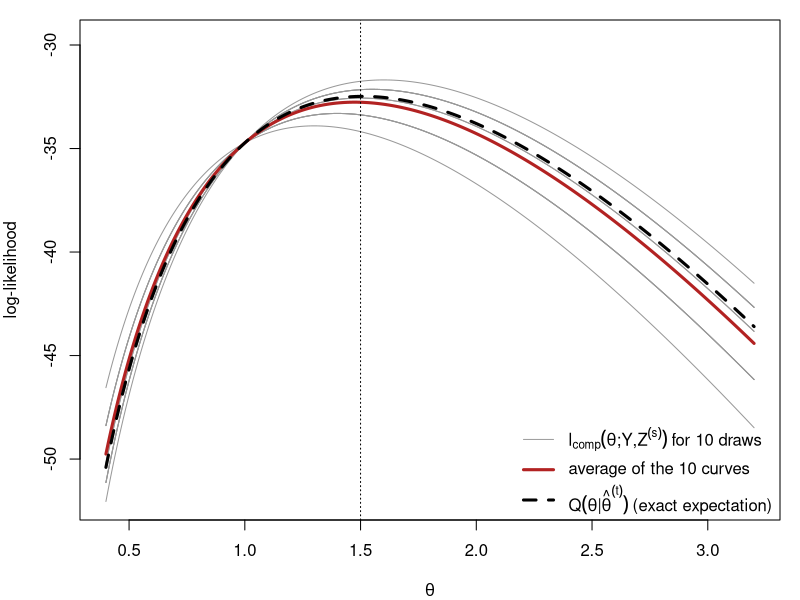
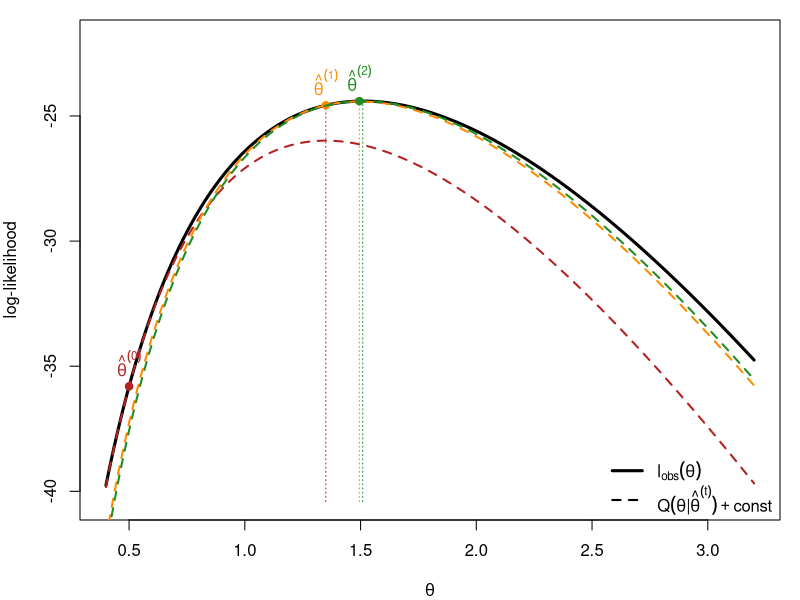
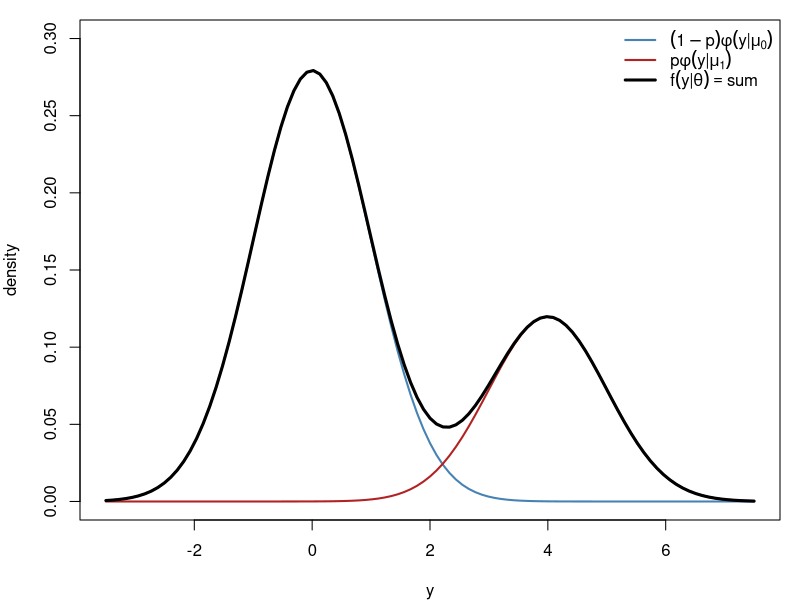
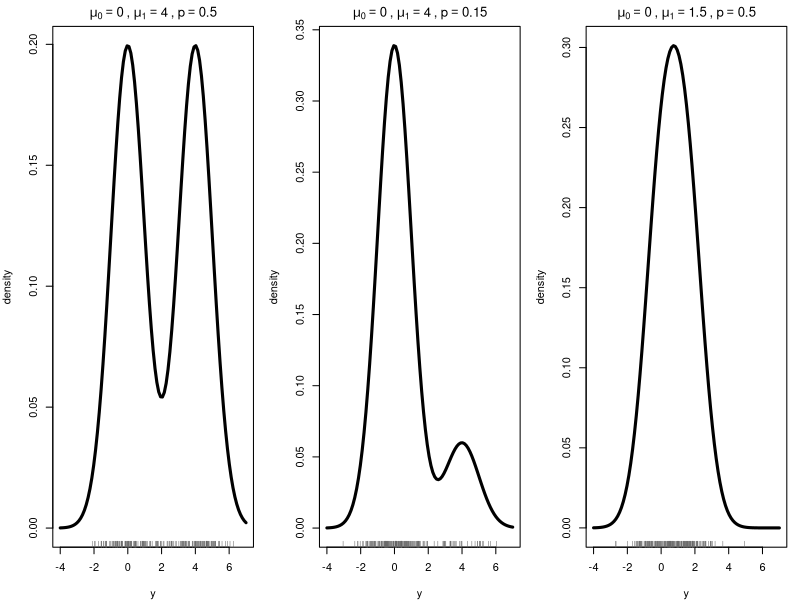
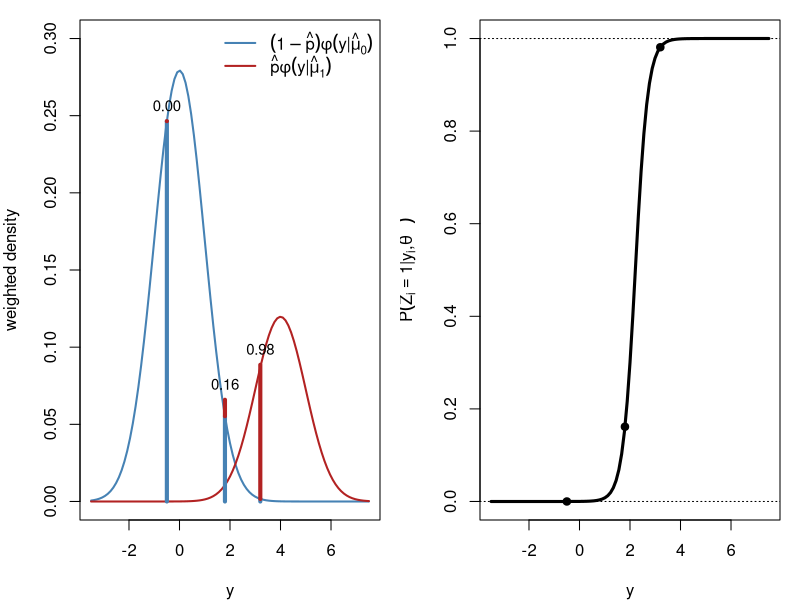
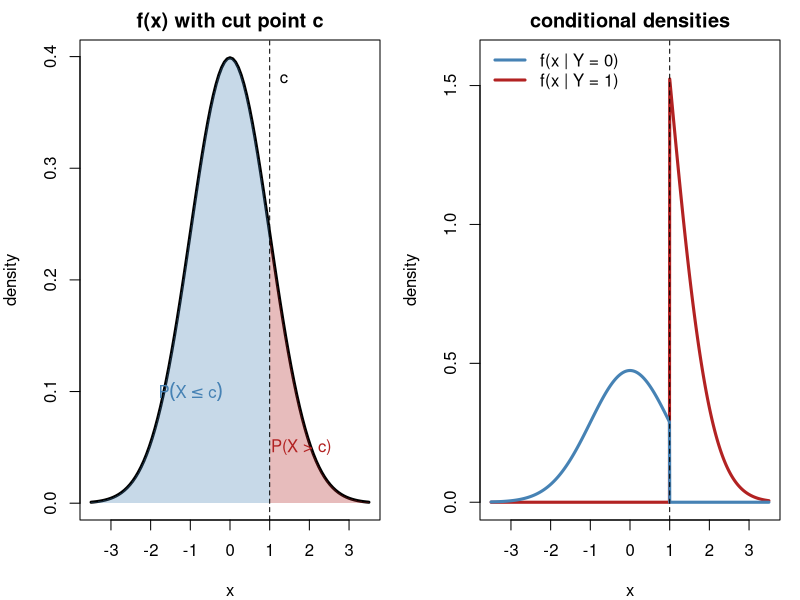
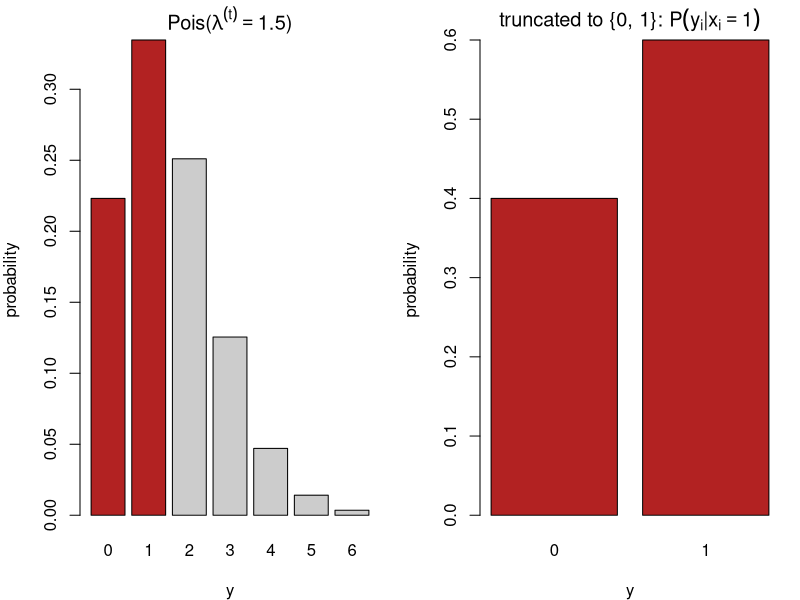
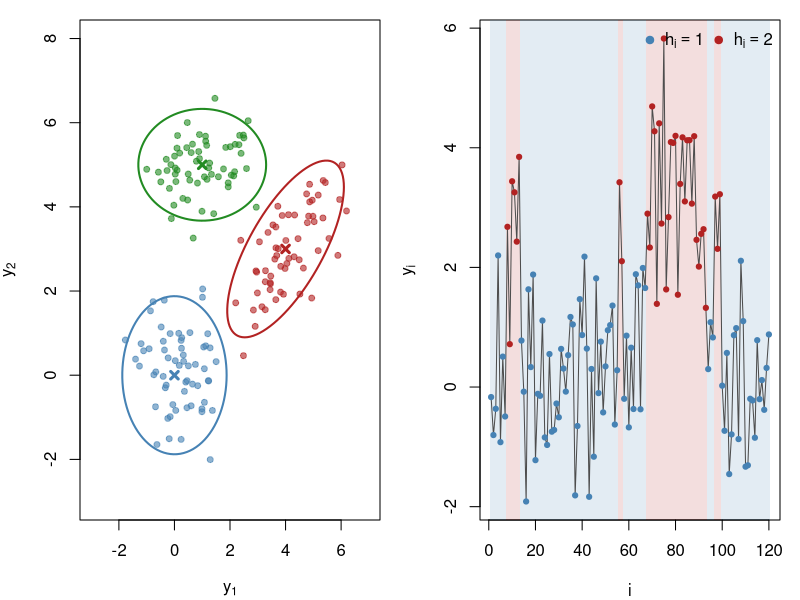

Reproduce these figures in R, in order.
## ---- chunk 1
#| include: false
set.seed(812)
knitr::opts_chunk$set(echo = FALSE, fig.align = "center")
# censored Poisson example used in several figures (Section 3):
# m exact observations, ncen observations known only to satisfy y < 2
yobs <- c(3, 2, 4, 1, 3, 2, 5, 3); m <- length(yobs); ncen <- 12; n <- m + ncen
lobs <- function(l) sum(dpois(yobs, l, log = TRUE)) + ncen * log(ppois(1, l))
lcomp <- function(l, z) -n * l + log(l) * (sum(yobs) + sum(z)) - sum(lfactorial(yobs))
Qfun  <- function(l, lt) lcomp(l, rep(lt / (1 + lt), ncen))
lam <- seq(0.4, 3.2, length.out = 300)
## ---- chunk 2
#| fig-width: 9
#| fig-height: 5
lt <- 1.5; S <- 10
Z <- replicate(S, rbinom(ncen, 1, lt / (1 + lt)))            # draws of the censored y_i
curves <- sapply(1:S, function(s) sapply(lam, lcomp, z = Z[, s]))
Qexact <- sapply(lam, Qfun, lt = lt)
par(mar = c(4, 4, 1, 1))
matplot(lam, curves, type = "l", lty = 1, lwd = 1, col = "gray60", xlab = expression(theta),
        ylab = "log-likelihood", ylim = range(curves) + c(0, 2))
lines(lam, rowMeans(curves), lwd = 3, col = "firebrick")
lines(lam, Qexact, lwd = 3, col = "black", lty = 2)
abline(v = lt, lty = 3)
legend("bottomright", bty = "n", lwd = c(1, 3, 3), lty = c(1, 1, 2), col = c("gray60", "firebrick", "black"),
       legend = c(expression(l[comp](theta*";"*Y*","*Z^(s)) ~ "for 10 draws"),
                  "average of the 10 curves",
                  expression(Q(theta*"|"*hat(theta)^(t)) ~ "(exact expectation)")))
## ---- chunk 3
#| fig-width: 9
#| fig-height: 5
lo <- sapply(lam, lobs); top <- max(lo)
par(mar = c(4, 4, 1, 1))
plot(lam, lo, type = "l", lwd = 3, xlab = expression(theta), ylab = "log-likelihood",
     ylim = c(top - 16, top + 2.5))
lt <- 0.5; cols <- c("firebrick", "darkorange", "forestgreen")
for (k in 1:3) {
  shift <- lobs(lt) - Qfun(lt, lt)                     # make Q touch l_obs at theta^(t)
  lines(lam, sapply(lam, Qfun, lt = lt) + shift, col = cols[k], lwd = 2, lty = 2)
  points(lt, lobs(lt), pch = 19, col = cols[k])
  lt_new <- (sum(yobs) + ncen * lt / (1 + lt)) / n       # M-step
  segments(lt_new, top - 16, lt_new, lobs(lt_new), col = cols[k], lty = 3)
  text(lt, lobs(lt), bquote(hat(theta)^(.(k - 1))), pos = 3, col = cols[k], xpd = NA)
  lt <- lt_new
}
legend("bottomright", bty = "n", lwd = c(3, 2), lty = c(1, 2),
       legend = c(expression(l[obs](theta)), expression(Q(theta*"|"*hat(theta)^(t)) + "const")))
## ---- chunk 4
#| fig-width: 9
#| fig-height: 4.6
par(mar = c(4, 4, 1, 1)); mu0 <- 0; mu1 <- 4; p <- 0.3
curve((1 - p) * dnorm(x, mu0), -3.5, 7.5, lwd = 2, col = "steelblue", ylab = "density", xlab = "y",
      ylim = c(0, 0.3))
curve(p * dnorm(x, mu1), add = TRUE, lwd = 2, col = "firebrick")
curve((1 - p) * dnorm(x, mu0) + p * dnorm(x, mu1), add = TRUE, lwd = 3)
legend("topright", bty = "n", lwd = c(2, 2, 3), col = c("steelblue", "firebrick", "black"),
       legend = c(expression((1-p)*phi(y*"|"*mu[0])), expression(p*phi(y*"|"*mu[1])),
                  expression(f(y*"|"*theta) == "sum")))
## ---- chunk 5
#| fig-width: 10
#| fig-height: 4.4
par(mfrow = c(1, 3), mar = c(4, 4, 2, 1))
mix <- function(x, mu0, mu1, p) (1 - p) * dnorm(x, mu0) + p * dnorm(x, mu1)
for (s in list(c(0, 4, 0.5), c(0, 4, 0.15), c(0, 1.5, 0.5))) {
  curve(mix(x, s[1], s[2], s[3]), -4, 7, lwd = 3, xlab = "y", ylab = "density",
        main = bquote(mu[0] == .(s[1]) ~ "," ~ mu[1] == .(s[2]) ~ "," ~ p == .(s[3])))
  y <- ifelse(rbinom(200, 1, s[3]) == 1, rnorm(200, s[2]), rnorm(200, s[1]))
  rug(y, col = "gray40")
}
## ---- chunk 6
#| fig-width: 10
#| fig-height: 4.6
par(mfrow = c(1, 2), mar = c(4, 4, 1, 1)); mu0 <- 0; mu1 <- 4; p <- 0.3
f0 <- function(x) (1 - p) * dnorm(x, mu0); f1 <- function(x) p * dnorm(x, mu1)
curve(f0, -3.5, 7.5, lwd = 2, col = "steelblue", ylab = "weighted density", xlab = "y", ylim = c(0, 0.3))
curve(f1, add = TRUE, lwd = 2, col = "firebrick")
yi <- c(-0.5, 1.8, 3.2)
for (y in yi) { segments(y, 0, y, f0(y), col = "steelblue", lwd = 4)
  segments(y, f0(y), y, f0(y) + f1(y), col = "firebrick", lwd = 4)
  text(y, f0(y) + f1(y), sprintf("%.2f", f1(y) / (f0(y) + f1(y))), pos = 3, cex = 0.9) }
legend("topright", bty = "n", lwd = 2, col = c("steelblue", "firebrick"),
       legend = c(expression((1-hat(p))*phi(y*"|"*hat(mu)[0])), expression(hat(p)*phi(y*"|"*hat(mu)[1]))))
curve(f1(x) / (f0(x) + f1(x)), -3.5, 7.5, lwd = 3, xlab = "y",
      ylab = expression(P(Z[i] == 1*"|"*y[i]*","*hat(theta)^(t))))
abline(h = c(0, 1), lty = 3); points(yi, f1(yi) / (f0(yi) + f1(yi)), pch = 19)
## ---- chunk 7
#| fig-width: 10
#| fig-height: 4.8
par(mfrow = c(1, 2), mar = c(4, 4, 2, 1)); cc <- 1
curve(dnorm, -3.5, 3.5, lwd = 3, xlab = "x", ylab = "density", main = "f(x) with cut point c")
xs <- seq(cc, 3.5, length.out = 100)
polygon(c(xs, rev(xs)), c(dnorm(xs), rep(0, 100)), col = adjustcolor("firebrick", 0.3), border = NA)
xs <- seq(-3.5, cc, length.out = 100)
polygon(c(xs, rev(xs)), c(dnorm(xs), rep(0, 100)), col = adjustcolor("steelblue", 0.3), border = NA)
abline(v = cc, lty = 2); text(cc, 0.38, "c", pos = 4)
text(1.8, 0.05, "P(X > c)", col = "firebrick"); text(-1, 0.1, expression(P(X <= c)), col = "steelblue")
curve(dnorm(x) * (x > cc) / pnorm(cc, lower.tail = FALSE), -3.5, 3.5, lwd = 3, col = "firebrick",
      n = 1001, xlab = "x", ylab = "density", main = "conditional densities", ylim = c(0, 1.6))
curve(dnorm(x) * (x <= cc) / pnorm(cc), add = TRUE, lwd = 3, col = "steelblue", n = 1001)
abline(v = cc, lty = 2)
legend("topleft", bty = "n", lwd = 3, col = c("steelblue", "firebrick"),
       legend = c("f(x | Y = 0)", "f(x | Y = 1)"))
## ---- chunk 8
#| fig-width: 10
#| fig-height: 4.4
par(mfrow = c(1, 2), mar = c(4, 4, 2, 1)); lt <- 1.5; k <- 0:6
barplot(dpois(k, lt), names.arg = k, col = c("firebrick", "firebrick", rep("gray80", 5)),
        xlab = "y", ylab = "probability", main = bquote("Pois(" * lambda^(t) == .(lt) * ")"))
barplot(c(1, lt) / (1 + lt), names.arg = 0:1, col = "firebrick", xlab = "y", ylab = "probability",
        main = expression("truncated to {0, 1}: " * P(y[i]*"|"*x[i] == 1)))
## ---- chunk 9
#| fig-width: 6
#| fig-height: 4.6
par(mar = c(4, 4, 1, 1))
ctr <- rbind(c(0, 0), c(4, 3), c(1, 5))
Sig <- list(diag(2) * 0.8, matrix(c(1, 0.7, 0.7, 1), 2), diag(c(1.2, 0.4)))
cols <- c("steelblue", "firebrick", "forestgreen"); ang <- seq(0, 2 * pi, length.out = 100)
plot(NA, xlim = c(-3, 7), ylim = c(-3, 8), xlab = expression(y[1]), ylab = expression(y[2]))
for (k in 1:3) { R <- chol(Sig[[k]])
  pts <- matrix(rnorm(120), 60) %*% R + rep(ctr[k, ], each = 60)
  points(pts, col = adjustcolor(cols[k], 0.6), pch = 19, cex = 0.8)
  ell <- (cbind(cos(ang), sin(ang)) * 2.1) %*% R + rep(ctr[k, ], each = 100)
  lines(ell, col = cols[k], lwd = 2); points(ctr[k, 1], ctr[k, 2], pch = 4, lwd = 3, col = cols[k]) }
## ---- chunk 10
#| fig-width: 10
#| fig-height: 3.4
par(mar = c(4, 4, 1, 1)); N <- 120; P <- matrix(c(0.95, 0.05, 0.1, 0.9), 2, byrow = TRUE)
h <- integer(N); h[1] <- 1; for (i in 2:N) h[i] <- sample(1:2, 1, prob = P[h[i - 1], ])
y <- rnorm(N, mean = c(0, 3)[h])
plot(y, type = "n", xlab = "i", ylab = expression(y[i]))
r <- rle(h); e <- cumsum(r$lengths); s <- c(1, head(e, -1) + 1)
rect(s - 0.5, par("usr")[3], e + 0.5, par("usr")[4],
     col = adjustcolor(c("steelblue", "firebrick")[r$values], 0.15), border = NA)
lines(y, col = "gray30"); points(y, pch = 19, col = c("steelblue", "firebrick")[h], cex = 0.7)
legend("topright", bty = "n", pch = 19, col = c("steelblue", "firebrick"),
       legend = c(expression(h[i] == 1), expression(h[i] == 2)), horiz = TRUE)
